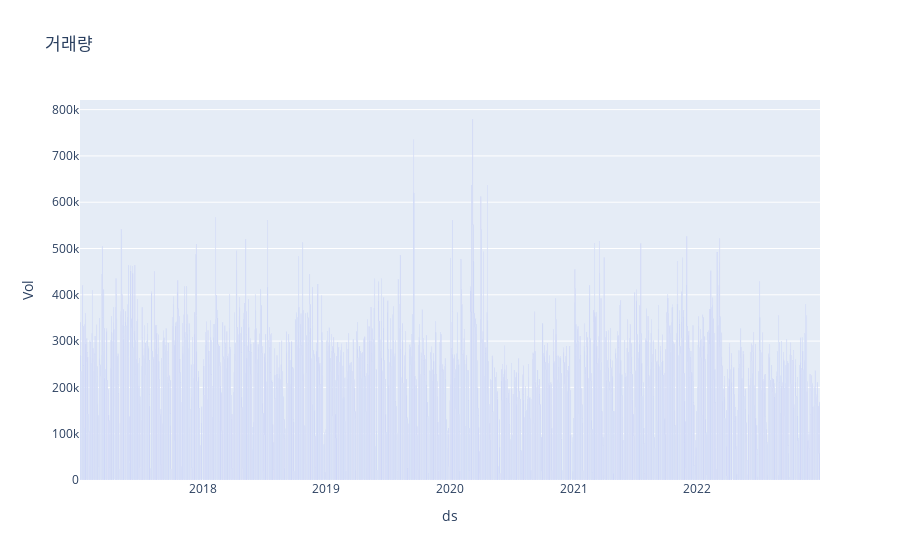

Here is the notebook cell this chart was saved with:
### Code cell
px.bar(df, x='ds', y='Vol', title='거래량')

### Figure 1 — Plotly figure (JSON) as saved in the notebook; plotly's stock layout.template omitted (floating-point values rounded to 4 significant figures; data arrays with more than 128 entries replaced by an {"elided": "..."} marker saying what was removed)
{"data": [{"alignmentgroup": "True", "hovertemplate": "ds=%{x}<br>Vol=%{y}<extra></extra>", "legendgroup": "", "marker": {"color": "#636efa", "pattern": {"shape": ""}}, "name": "", "offsetgroup": "", "orientation": "v", "showlegend": false, "textposition": "auto", "type": "bar", "x": {"elided": "1548 str values"}, "xaxis": "x", "y": {"elided": "1548 float values"}, "yaxis": "y"}], "layout": {"barmode": "relative", "legend": {"tracegroupgap": 0}, "title": {"text": "거래량"}, "xaxis": {"anchor": "y", "domain": [0, 1], "title": {"text": "ds"}}, "yaxis": {"anchor": "x", "domain": [0, 1], "title": {"text": "Vol"}}}}
